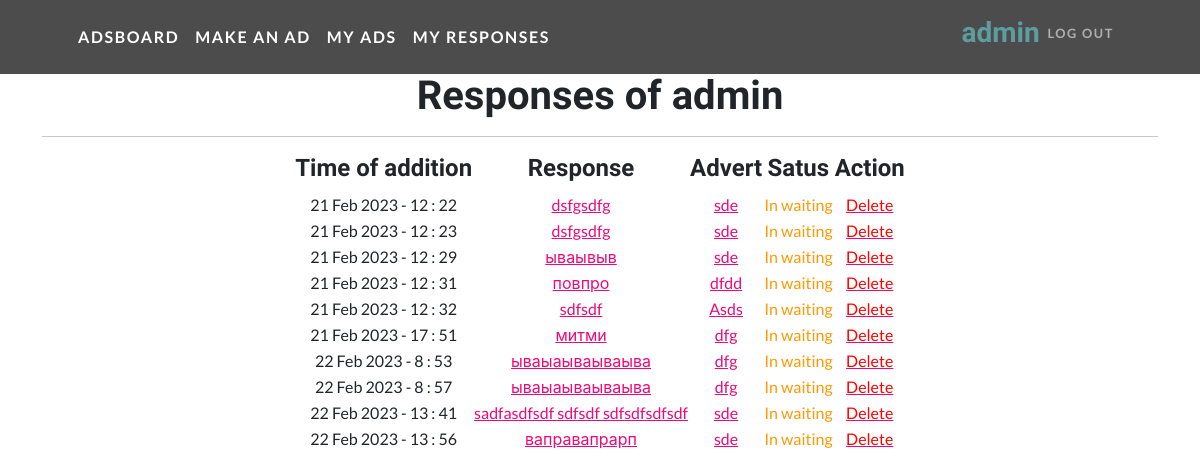
The app's page /adsboard/user_resp/ (signed in), older data.
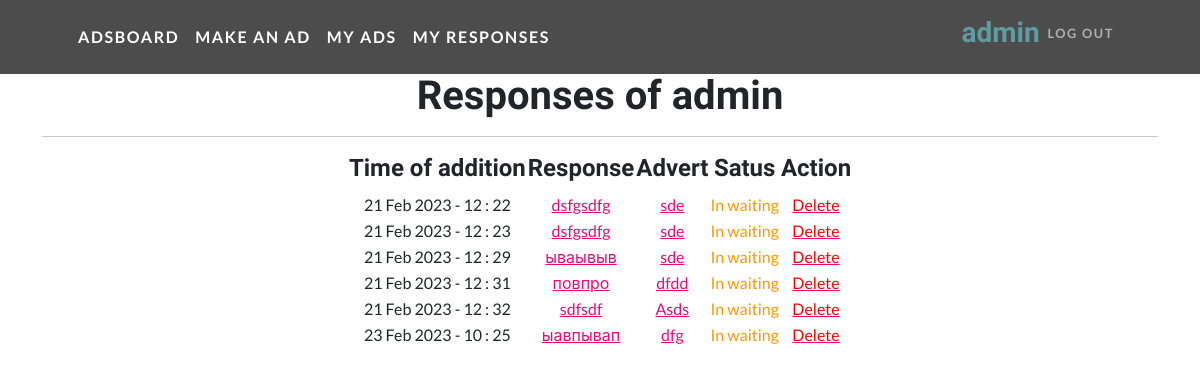
The same page, newer data.
### ads/models.py (models this page shows, shortened)
class Response(models.Model):
    buyer = models.ForeignKey(User, on_delete=models.CASCADE, verbose_name='Response author')
    advert = models.ForeignKey(Advert, on_delete=models.CASCADE, verbose_name='Advert', related_name='response')
    time_resp = models.DateTimeField(auto_now_add=True)
    text_resp = models.TextField()
    status_delete = models.BooleanField(default=False, verbose_name='Response removed')
    status_accept = models.BooleanField(default=False, verbose_name='Response accepted')
    def get_absolute_url(self):
        return reverse('resp', args=[str(self.id)])

class Advert(models.Model):
    TS = 'Tanks'
    HS = 'Healers'
    DD = 'Damage Dealers'
    TD = 'Traders'
    GM = 'Guild Masters'
    QG = 'Quest Givers'
    BS = 'Blacksmith'
    TN = 'Tanner'
    PM = 'Potion Master'
    SM = 'Spell Master'
    CATEGORY_TYPES = [
        (TS, 'Tanks'),
        (HS, 'Healers'),
        (DD, 'Damage Dealers'),
        (TD, 'Traders'),
        (GM, 'Guild Masters'),
        (QG, 'Quest Givers'),
        (BS, 'Blacksmith'),
        (TN, 'Tanner'),
        (PM, 'Potion Master'),
        (SM, 'Spell Master')
    ]
    author = models.ForeignKey(User, on_delete=models.CASCADE)
    title = models.CharField(max_length=63)
    category = models.CharField(max_length=20, choices=CATEGORY_TYPES, default=TS)
    time_add = models.DateTimeField(auto_now_add=True)
    short_resp = models.CharField(max_length=255)
    content = RichTextUploadingField(config_name='default')
    def get_absolute_url(self):
        return reverse('ad', args=[str(self.id)])

### ads/views.py (the view)
# urls.py: path('user_resp/', UserRespList.as_view(), name='user_resp'),
class UserRespList(LoginRequiredMixin, ListView):
    model = Response
    ordering = '-time_resp'
    template_name = 'user_resp.html'
    context_object_name = 'resp'
    def get_context_data(self, **kwargs):
        context = super().get_context_data(**kwargs)
        user_resp = Response.objects.filter(buyer=self.request.user)
        context['user_resp'] = user_resp
        return context

### templates/user_resp.html
{% extends 'flatpages/default.html' %}
{% load filters_stat %}
{% block content %}
<h1>Responses of {{ request.user.username }}</h1>
<hr>
{% if user_resp %}
    <table align="center">
         <tr>
             <td><h4>Time of addition   </h4></td>
             <td><h4>Response   </h4></td>
             <td><h4>Advert   </h4></td>
             <td><h4>Satus   </h4></td>
             <td><h4>Action   </h4></td>
         </tr>
         {% for r in user_resp %}
         <tr>
             <td>{{ r.time_resp|date:'d M Y - G : i' }}</td>
             <td><a href="{{r.get_absolute_url}}">{{ r.text_resp}}</a></td>
             <td><a href="{{r.advert.get_absolute_url}}">{{ r.advert.title}}</a></td>
             {% if r.status_delete %}
                <td><span style="color: #ff0000;">Deleted</span></td>
             {% else %}
                {% if r.status_accept %}
                    <td><span style="color: #00ff00;">Accepted</span></td>
                {% else %}
                    <td><span style="color: #ff9900;">In waiting</span></td>
                    <td><a href="{{r.get_absolute_url}}/delete"><span style="color: #ff0000;">Delete</span></a></td>
                {% endif %}
             {% endif %}
         <tr>
         {% endfor %}
    </table>
{% else %}
    <h2>There are no ads</h2>
{% endif %}
{% endblock content %}

### templates/flatpages/default.html (shortened to what this page needs)
<!DOCTYPE html>
{% load static %}
<html lang="en">
    <head>
        <link href="{% static 'css/styles.css' %}" rel="stylesheet" />
    </head>
    <body id="page-top">
        <nav class="navbar navbar-expand-lg navbar-dark navbar-custom fixed-top">
            <div class="container px-5">
                <a class="navbar-brand" href="/adsboard/">Adsboard</a>
                {% if request.user.is_authenticated %}
                <a class="navbar-brand" href="/adsboard/create">Make an ad</a>
                <a class="navbar-brand" href="/adsboard/profile">My ads</a>
                <a class="navbar-brand" href="/adsboard/user_resp/">My responses</a>
                {% endif %}
                <div class="collapse navbar-collapse" id="navbarResponsive">
                    <ul class="navbar-nav ms-auto">
                        {% if request.user.is_authenticated %}
                        <h3 style="color: #5e9ca0;">{{ request.user.username }}</h3>
                        <li class="nav-item"><a class="nav-link" href="/accounts/logout">Log Out</a></li>
                        {% endif %}
                    </ul>
                </div>
            </div>
        </nav>
    </body>
<br>
<br>
<br>
        <div class="container">
           <div class="row">
               <div class="col-lg-12 text-center">
                   {% block content %}{% endblock content %}
               </div>
           </div>
        </div>
</html>

Row changes from the older to the newer data that the page shows:
removed Response: time_resp "21 Feb 2023 - 17 : 51", text_resp "митми", advert "dfg"
removed Response: time_resp "22 Feb 2023 - 8 : 53", text_resp "ываыаываываыва", advert "dfg"
removed Response: time_resp "22 Feb 2023 - 8 : 57", text_resp "ываыаываываыва", advert "dfg"
removed Response: time_resp "22 Feb 2023 - 13 : 41", text_resp "sadfasdfsdf sdfsdf sdfsdfsdfsdf", advert "sde"
removed Response: time_resp "22 Feb 2023 - 13 : 56", text_resp "ваправапрарп", advert "sde"
added Response: time_resp "23 Feb 2023 - 10 : 25", text_resp "ыавпывап", advert "dfg"
